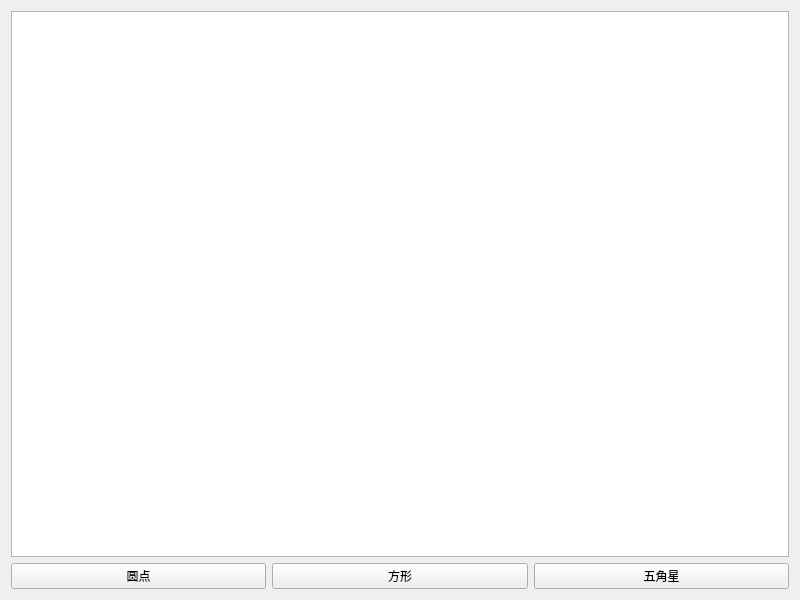
<?xml version="1.0" encoding="UTF-8"?>
<ui version="4.0">
 <class>Widget</class>
 <widget class="QWidget" name="Widget">
  <property name="geometry">
   <rect>
    <x>0</x>
    <y>0</y>
    <width>800</width>
    <height>600</height>
   </rect>
  </property>
  <property name="windowTitle">
   <string>Widget</string>
  </property>
  <layout class="QGridLayout" name="gridLayout">
   <item row="0" column="0">
    <widget class="QChartView" name="chartView"/>
   </item>
   <item row="1" column="0">
    <layout class="QHBoxLayout" name="horizontalLayout">
     <item>
      <widget class="QPushButton" name="pushButton">
       <property name="text">
        <string>圆点</string>
       </property>
      </widget>
     </item>
     <item>
      <widget class="QPushButton" name="pushButton_2">
       <property name="text">
        <string>方形</string>
       </property>
      </widget>
     </item>
     <item>
      <widget class="QPushButton" name="pushButton_3">
       <property name="text">
        <string>五角星</string>
       </property>
      </widget>
     </item>
    </layout>
   </item>
  </layout>
 </widget>
 <customwidgets>
  <customwidget>
   <class>QChartView</class>
   <extends>QGraphicsView</extends>
   <header>qchartview.h</header>
  </customwidget>
 </customwidgets>
 <resources/>
 <connections/>
</ui>
